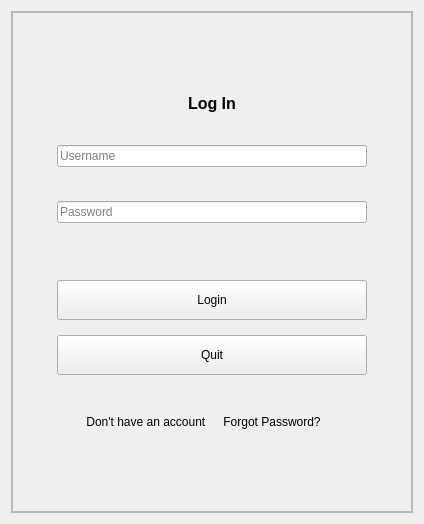
      <widget class="QWidget" name="page_login">
       <layout class="QVBoxLayout" name="verticalLayout_9">
        <item>
         <widget class="QFrame" name="frame_loginBackground">
          <property name="frameShape">
           <enum>QFrame::Shape::StyledPanel</enum>
          </property>
          <property name="frameShadow">
           <enum>QFrame::Shadow::Raised</enum>
          </property>
          <layout class="QHBoxLayout" name="horizontalLayout_4">
           <property name="spacing">
            <number>0</number>
           </property>
           <property name="leftMargin">
            <number>0</number>
           </property>
           <property name="topMargin">
            <number>0</number>
           </property>
           <property name="rightMargin">
            <number>0</number>
           </property>
           <property name="bottomMargin">
            <number>0</number>
           </property>
           <item>
            <widget class="QFrame" name="frame_loginCard">
             <property name="minimumSize">
              <size>
               <width>400</width>
               <height>500</height>
              </size>
             </property>
             <property name="maximumSize">
              <size>
               <width>400</width>
               <height>500</height>
              </size>
             </property>
             <property name="frameShape">
              <enum>QFrame::Shape::StyledPanel</enum>
             </property>
             <property name="frameShadow">
              <enum>QFrame::Shadow::Raised</enum>
             </property>
             <layout class="QVBoxLayout" name="verticalLayout_18">
              <item>
               <layout class="QVBoxLayout" name="verticalLayout_10">
                <property name="leftMargin">
                 <number>35</number>
                </property>
                <property name="topMargin">
                 <number>10</number>
                </property>
                <property name="rightMargin">
                 <number>35</number>
                </property>
                <property name="bottomMargin">
                 <number>10</number>
                </property>
                <item>
                 <layout class="QVBoxLayout" name="verticalLayout_27">
                  <property name="spacing">
                   <number>0</number>
                  </property>
                  <property name="topMargin">
                   <number>20</number>
                  </property>
                  <property name="bottomMargin">
                   <number>25</number>
                  </property>
                  <item alignment="Qt::AlignmentFlag::AlignHCenter">
                   <widget class="QLabel" name="label_loginIcon">
                    <property name="minimumSize">
                     <size>
                      <width>40</width>
                      <height>40</height>
                     </size>
                    </property>
                    <property name="maximumSize">
                     <size>
                      <width>40</width>
                      <height>40</height>
                     </size>
                    </property>
                    <property name="font">
                     <font>
                      <underline>false</underline>
                     </font>
                    </property>
                    <property name="frameShadow">
                     <enum>QFrame::Shadow::Plain</enum>
                    </property>
                    <property name="text">
                     <string />
                    </property>
                    <property name="pixmap">
                     <pixmap resource="../resources.qrc">:/icons/icons/utils/security.png</pixmap>
                    </property>
                    <property name="scaledContents">
                     <bool>true</bool>
                    </property>
                    <property name="wordWrap">
                     <bool>true</bool>
                    </property>
                   </widget>
                  </item>
                  <item alignment="Qt::AlignmentFlag::AlignHCenter">
                   <widget class="QLabel" name="label_loginTitle">
                    <property name="minimumSize">
                     <size>
                      <width>0</width>
                      <height>22</height>
                     </size>
                    </property>
                    <property name="maximumSize">
                     <size>
                      <width>16777215</width>
                      <height>30</height>
                     </size>
                    </property>
                    <property name="font">
                     <font>
                      <pointsize>12</pointsize>
                      <bold>true</bold>
                     </font>
                    </property>
                    <property name="text">
                     <string>Log In</string>
                    </property>
                   </widget>
                  </item>
                 </layout>
                </item>
                <item>
                 <widget class="QLineEdit" name="lineEdit_loginUsername">
                  <property name="placeholderText">
                   <string>Username</string>
                  </property>
                 </widget>
                </item>
                <item>
                 <spacer name="verticalSpacer_7">
                  <property name="orientation">
                   <enum>Qt::Orientation::Vertical</enum>
                  </property>
                  <property name="sizeType">
                   <enum>QSizePolicy::Policy::Preferred</enum>
                  </property>
                  <property name="sizeHint" stdset="0">
                   <size>
                    <width>20</width>
                    <height>28</height>
                   </size>
                  </property>
                 </spacer>
                </item>
                <item>
                 <widget class="QLineEdit" name="lineEdit_loginPassword">
                  <property name="placeholderText">
                   <string>Password</string>
                  </property>
                 </widget>
                </item>
                <item>
                 <spacer name="verticalSpacer_8">
                  <property name="orientation">
                   <enum>Qt::Orientation::Vertical</enum>
                  </property>
                  <property name="sizeType">
                   <enum>QSizePolicy::Policy::Preferred</enum>
                  </property>
                  <property name="sizeHint" stdset="0">
                   <size>
                    <width>20</width>
                    <height>51</height>
                   </size>
                  </property>
                 </spacer>
                </item>
                <item>
                 <layout class="QVBoxLayout" name="verticalLayout_26">
                  <property name="spacing">
                   <number>15</number>
                  </property>
                  <item>
                   <widget class="QPushButton" name="pushButton_login">
                    <property name="minimumSize">
                     <size>
                      <width>0</width>
                      <height>40</height>
                     </size>
                    </property>
                    <property name="maximumSize">
                     <size>
                      <width>16777215</width>
                      <height>40</height>
                     </size>
                    </property>
                    <property name="text">
                     <string>Login</string>
                    </property>
                   </widget>
                  </item>
                  <item>
                   <widget class="QPushButton" name="pushButton_quit">
                    <property name="minimumSize">
                     <size>
                      <width>0</width>
                      <height>40</height>
                     </size>
                    </property>
                    <property name="maximumSize">
                     <size>
                      <width>16777215</width>
                      <height>40</height>
                     </size>
                    </property>
                    <property name="text">
                     <string>Quit</string>
                    </property>
                   </widget>
                  </item>
                 </layout>
                </item>
                <item>
                 <spacer name="verticalSpacer_9">
                  <property name="orientation">
                   <enum>Qt::Orientation::Vertical</enum>
                  </property>
                  <property name="sizeType">
                   <enum>QSizePolicy::Policy::Preferred</enum>
                  </property>
                  <property name="sizeHint" stdset="0">
                   <size>
                    <width>20</width>
                    <height>16</height>
                   </size>
                  </property>
                 </spacer>
                </item>
                <item>
                 <layout class="QVBoxLayout" name="verticalLayout_11">
                  <item>
                   <layout class="QHBoxLayout" name="horizontalLayout_6">
                    <item>
                     <spacer name="horizontalSpacer_12">
                      <property name="orientation">
                       <enum>Qt::Orientation::Horizontal</enum>
                      </property>
                      <property name="sizeType">
                       <enum>QSizePolicy::Policy::Preferred</enum>
                      </property>
                      <property name="sizeHint" stdset="0">
                       <size>
                        <width>54</width>
                        <height>16</height>
                       </size>
                      </property>
                     </spacer>
                    </item>
                    <item>
                     <widget class="QPushButton" name="pushButton_register">
                      <property name="text">
                       <string>Don't have an account </string>
                      </property>
                      <property name="flat">
                       <bool>true</bool>
                      </property>
                     </widget>
                    </item>
                    <item>
                     <widget class="QPushButton" name="pushButton_forgotPassword">
                      <property name="text">
                       <string>Forgot Password?</string>
                      </property>
                      <property name="flat">
                       <bool>true</bool>
                      </property>
                     </widget>
                    </item>
                    <item>
                     <spacer name="horizontalSpacer_13">
                      <property name="orientation">
                       <enum>Qt::Orientation::Horizontal</enum>
                      </property>
                      <property name="sizeType">
                       <enum>QSizePolicy::Policy::Preferred</enum>
                      </property>
                      <property name="sizeHint" stdset="0">
                       <size>
                        <width>70</width>
                        <height>20</height>
                       </size>
                      </property>
                     </spacer>
                    </item>
                   </layout>
                  </item>
                  <item>
                   <spacer name="verticalSpacer_4">
                    <property name="orientation">
                     <enum>Qt::Orientation::Vertical</enum>
                    </property>
                    <property name="sizeType">
                     <enum>QSizePolicy::Policy::Preferred</enum>
                    </property>
                    <property name="sizeHint" stdset="0">
                     <size>
                      <width>20</width>
                      <height>44</height>
                     </size>
                    </property>
                   </spacer>
                  </item>
                 </layout>
                </item>
               </layout>
              </item>
             </layout>
            </widget>
           </item>
          </layout>
         </widget>
        </item>
       </layout>
      </widget>
